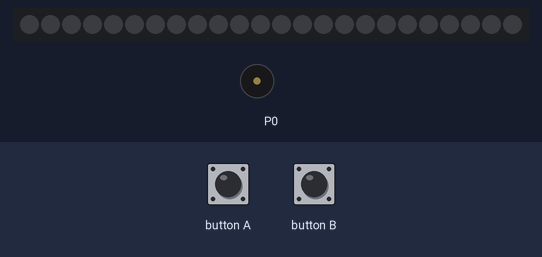
The program below on a simulated BBC micro:bit (MakeCode). Shown: 24 RGB LEDs in strip order, left to right, buzzer (waves = sounding). The test bench sets the inputs (shaded band). Dim RGB values are drawn brighter than linear; random numbers come from a fixed seed.

Above: at 1.2 s.
1.3 s: button A pressed for 0.15 s
At 1.93 s:
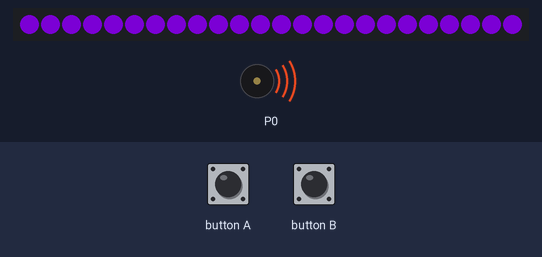
At 2.65 s:
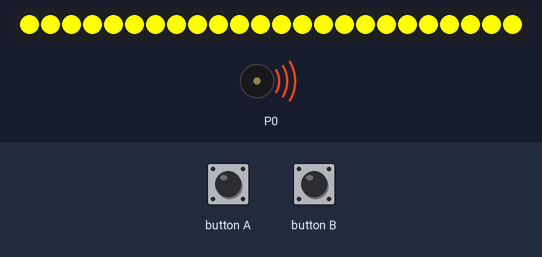
4.3 s: button B pressed for 0.15 s
At 9.42 s:
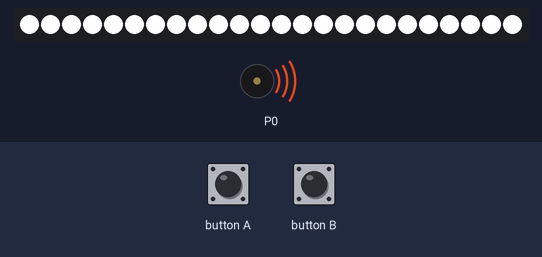
Timing chart, 0 to 13.3 s (numbered marks = the images above; inputs shaded):
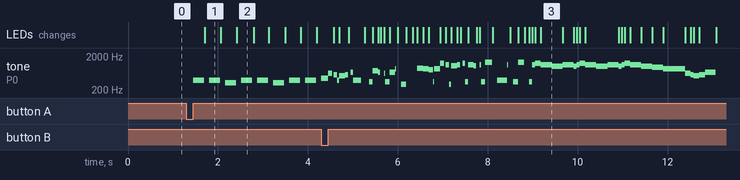

Measured:
- after the input at 1.3 s, tone on P0: silent → 392 Hz after 0.15 s, then repeats every 1.1 s: silent 0.11 s, 392 Hz 0.25 s, silent 0.11 s, 330 Hz 0.25 s, silent 0.11 s, 392 Hz 0.25 s; the LEDs: change after 0.41 s (image 1)
- what the display in image 3 shows lasts 0.5 s, from 9.2 s to 9.7 s

The program:

music_and_led.py
```python
def on_button_pressed_a():
    music.play_tone(392, music.beat(BeatFraction.HALF))
    strip.show_color(neopixel.colors(NeoPixelColors.INDIGO))
    basic.pause(100)
    music.play_tone(392, music.beat(BeatFraction.HALF))
    strip.show_color(neopixel.colors(NeoPixelColors.RED))
    basic.pause(100)
    music.play_tone(330, music.beat(BeatFraction.HALF))
    strip.show_color(neopixel.colors(NeoPixelColors.YELLOW))
    basic.pause(100)
    music.play_tone(392, music.beat(BeatFraction.HALF))
    strip.show_color(neopixel.colors(NeoPixelColors.GREEN))
    basic.pause(100)
    music.play_tone(392, music.beat(BeatFraction.HALF))
    strip.show_color(neopixel.colors(NeoPixelColors.BLUE))
    basic.pause(100)
    music.play_tone(330, music.beat(BeatFraction.HALF))
    strip.show_color(neopixel.colors(NeoPixelColors.WHITE))
    basic.pause(100)
    music.play_tone(392, music.beat(BeatFraction.HALF))
    strip.show_color(neopixel.colors(NeoPixelColors.BLACK))
    basic.pause(100)
    music.play_tone(392, music.beat(BeatFraction.HALF))
    strip.show_color(neopixel.colors(NeoPixelColors.INDIGO))
    basic.pause(100)
    music.play_tone(440, music.beat(BeatFraction.HALF))
    strip.show_color(neopixel.colors(NeoPixelColors.RED))
    basic.pause(100)
    music.play_tone(392, music.beat(BeatFraction.HALF))
    strip.show_color(neopixel.colors(NeoPixelColors.YELLOW))
    basic.pause(100)
    music.play_tone(392, music.beat(BeatFraction.HALF))
    strip.show_color(neopixel.colors(NeoPixelColors.GREEN))
    basic.pause(100)
    music.play_tone(349, music.beat(BeatFraction.HALF))
    strip.show_color(neopixel.colors(NeoPixelColors.BLUE))
    basic.pause(100)
    music.play_tone(349, music.beat(BeatFraction.HALF))
    strip.show_color(neopixel.colors(NeoPixelColors.WHITE))
    basic.pause(100)
    music.play_tone(294, music.beat(BeatFraction.HALF))
    strip.show_color(neopixel.colors(NeoPixelColors.BLACK))
    basic.pause(100)
    music.play_tone(349, music.beat(BeatFraction.HALF))
    strip.show_color(neopixel.colors(NeoPixelColors.INDIGO))
    basic.pause(100)
    music.play_tone(349, music.beat(BeatFraction.HALF))
    strip.show_color(neopixel.colors(NeoPixelColors.RED))
    basic.pause(100)
    music.play_tone(294, music.beat(BeatFraction.HALF))
    strip.show_color(neopixel.colors(NeoPixelColors.YELLOW))
    basic.pause(100)
    music.play_tone(349, music.beat(BeatFraction.HALF))
    strip.show_color(neopixel.colors(NeoPixelColors.BLUE))
    basic.pause(100)
    music.play_tone(349, music.beat(BeatFraction.HALF))
    strip.show_color(neopixel.colors(NeoPixelColors.WHITE))
    basic.pause(100)
    music.play_tone(392, music.beat(BeatFraction.HALF))
    strip.show_color(neopixel.colors(NeoPixelColors.BLACK))
    basic.pause(100)
    music.play_tone(349, music.beat(BeatFraction.HALF))
    strip.show_color(neopixel.colors(NeoPixelColors.ORANGE))
    basic.pause(100)
    music.play_tone(349, music.beat(BeatFraction.HALF))
input.on_button_pressed(Button.A, on_button_pressed_a)

def on_button_pressed_b():
    global song
    song = [[622, 120],
        [554, 120],
        [523, 120],
        [554, 120],
        [659, 240],
        [0, 240],
        [740, 120],
        [659, 120],
        [622, 120],
        [659, 120],
        [830, 240],
        [0, 240],
        [880, 120],
        [830, 120],
        [784, 120],
        [830, 120],
        [1244, 120],
        [1108, 120],
        [1046, 120],
        [1108, 120],
        [1244, 120],
        [1108, 120],
        [1046, 120],
        [1108, 120],
        [1318, 480],
        [1108, 240],
        [1318, 240],
        [987, 60],
        [1108, 60],
        [1244, 120],
        [1108, 240],
        [987, 240],
        [1108, 240],
        [987, 60],
        [1108, 60],
        [1244, 120],
        [1108, 240],
        [987, 240],
        [1108, 240],
        [987, 60],
        [1108, 60],
        [1244, 120],
        [1108, 240],
        [987, 240],
        [932, 240],
        [830, 480],
        [622, 120],
        [554, 60],
        [523, 120],
        [554, 120],
        [659, 240],
        [0, 240],
        [740, 120],
        [659, 120],
        [622, 120],
        [659, 120],
        [830, 240],
        [0, 240],
        [880, 120],
        [830, 120],
        [784, 120],
        [830, 120],
        [1244, 120],
        [1108, 120],
        [1046, 120],
        [1108, 120],
        [1244, 120],
        [1108, 120],
        [1046, 120],
        [1108, 120],
        [1318, 480],
        [1108, 240],
        [1318, 240],
        [987, 60],
        [1108, 60],
        [1244, 120],
        [1108, 240],
        [987, 240],
        [1108, 240],
        [987, 60],
        [1108, 60],
        [1244, 120],
        [1108, 240],
        [987, 240],
        [1108, 240],
        [987, 60],
        [1108, 60],
        [1244, 120],
        [1108, 240],
        [987, 240],
        [932, 240],
        [830, 480]]
    for value2 in song:
        music.play_tone(value2[0], value2[1])
        lst = ["indigo", "red", "yellow", "green", "black", "white"]
        x = randint(0, len(lst))
        if x == 0:
            strip.show_color(neopixel.colors(NeoPixelColors.INDIGO))
        elif x == 1:
            strip.show_color(neopixel.colors(NeoPixelColors.RED))
        elif x == 2:
            strip.show_color(neopixel.colors(NeoPixelColors.YELLOW))
        elif x == 3:
            strip.show_color(neopixel.colors(NeoPixelColors.GREEN))
        elif x == 4:
            strip.show_color(neopixel.colors(NeoPixelColors.BLACK))
        elif x == 5:
            strip.show_color(neopixel.colors(NeoPixelColors.WHITE))
input.on_button_pressed(Button.B, on_button_pressed_b)

song: List[List[number]] = []
strip: neopixel.Strip = None
value: List[number] = []
num = 0
strip = neopixel.create(DigitalPin.P0, 24, NeoPixelMode.RGB)
strip.set_brightness(255)
```
